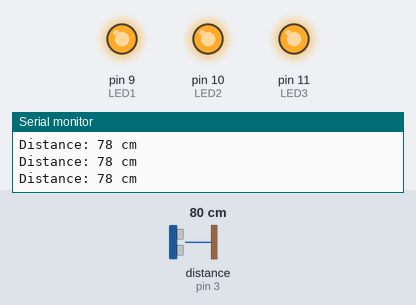
A sketch run on a simulated Arduino Uno, built with avr-gcc and run on an emulated ATmega328P. Parts: output pins drawn as LEDs (lit = HIGH), the last lines printed to the serial monitor. Wiring (inferred from the names in the program): ultrasonic range finder: trigger pin 2; echo pin 3. The inputs (shaded band) are chosen by the test bench; at power-on: distance to the obstacle (sensor on pin 3) 80 cm. The echo pulse lasts 58.3 µs per cm; pins used as bus, display or sensor lines are not drawn.

Above: at 1.2 s.
1.3 s: distance to the obstacle (sensor on pin 3) set to 99 cm
2.8 s: distance to the obstacle (sensor on pin 3) set to 107 cm
At 4.0 s:
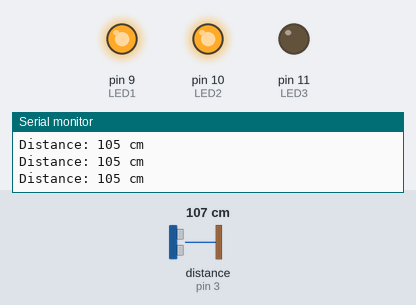
4.3 s: distance to the obstacle (sensor on pin 3) set to 172 cm
7.3 s: distance to the obstacle (sensor on pin 3) set to 181 cm
At 8.3 s:
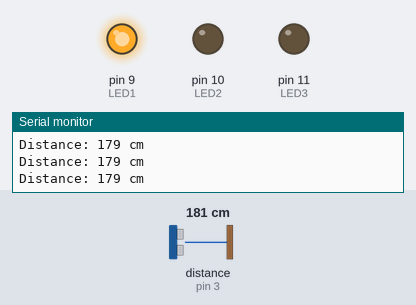
9.0 s: distance to the obstacle (sensor on pin 3) set to 249 cm
10.5 s: distance to the obstacle (sensor on pin 3) set to 258 cm
At 12.0 s:
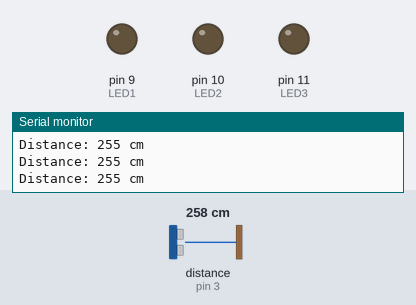
Timing chart, 0 to 13.2 s (numbered marks = the images above; inputs shaded):
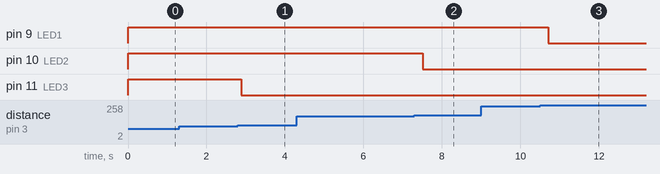

The sketch:

cir8.ino
```cpp
#define TRIG 2
#define ECHO 3
#define LED1 9
#define LED2 10
#define LED3 11

long duration;
int distance;

void setup() {
  pinMode(TRIG, OUTPUT);
  pinMode(ECHO, INPUT);
  pinMode(LED1, OUTPUT);
  pinMode(LED2, OUTPUT);
  pinMode(LED3, OUTPUT);
  Serial.begin(9600);
}

void loop() {
  digitalWrite(TRIG, LOW);
  delayMicroseconds(2);
  digitalWrite(TRIG, HIGH);
  delayMicroseconds(10);
  digitalWrite(TRIG, LOW);

  duration = pulseIn(ECHO, HIGH);
  distance = duration * 0.034 / 2;

  Serial.print("Distance: ");
  Serial.print(distance);
  Serial.println(" cm");

  if (distance > 250) {
    digitalWrite(LED1, LOW);
    digitalWrite(LED2, LOW);
    digitalWrite(LED3, LOW);
  } else if (distance > 175) {
    digitalWrite(LED1, HIGH);
    digitalWrite(LED2, LOW);
    digitalWrite(LED3, LOW);
  } else if (distance > 100) {
    digitalWrite(LED1, HIGH);
    digitalWrite(LED2, HIGH);
    digitalWrite(LED3, LOW);
  } else {
    digitalWrite(LED1, HIGH);
    digitalWrite(LED2, HIGH);
    digitalWrite(LED3, HIGH);
  }

  delay(200);
}
```

Measured:
- the behaviour switches between 102 and 103 cm on distance to the obstacle (sensor on pin 3) (found by bisection; images 0 and 1)
- the behaviour switches between 177 and 178 cm on distance to the obstacle (sensor on pin 3) (found by bisection; images 1 and 2)
- the behaviour switches between 253 and 254 cm on distance to the obstacle (sensor on pin 3) (found by bisection; images 2 and 3)
- after the input at 2.8 s, pin 11 (LED3): HIGH → LOW after 0.09 s
- after the input at 7.3 s, pin 10 (LED2): HIGH → LOW after 0.21 s
- after the input at 10.5 s, pin 9 (LED1): HIGH → LOW after 0.21 s
